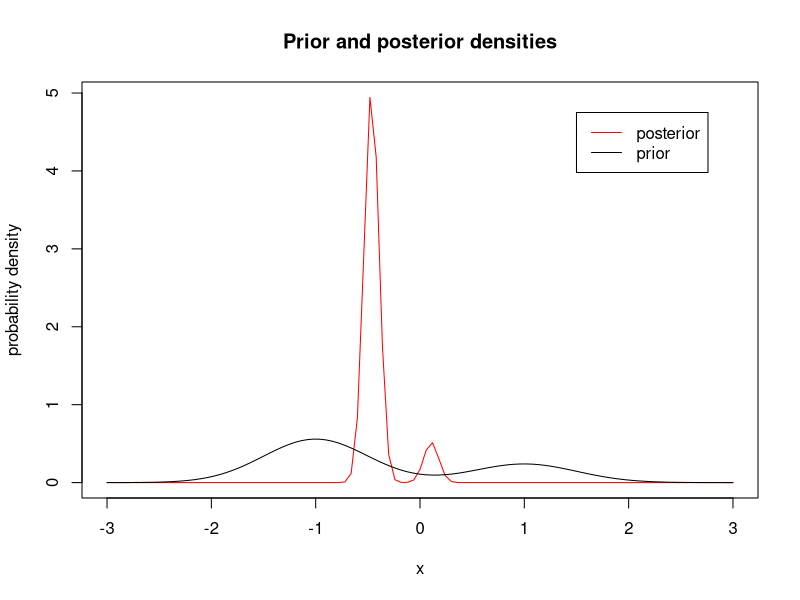

Reproduce this figure in R.
## ---- chunk 1
knitr::opts_chunk$set(echo = TRUE)
## ---- chunk 2
# set priors 
priorTau0 <- (0.5^2) # prior variance for 1 and 2
precision0 <- 1/priorTau0
priorMu1 <- 1
priorMu2 <- -1
precision1 <- 1 # known precision
variance <- 1 # known variance
n <- 10 # sample size
dataMean <- -0.25 # observed mean

lambda1 <- 0.3
lambda2 <- 1 - lambda1

# calculate posterior of the mean given data: \theta | y
(w <- (n/variance) / (precision0 + n/variance))
(postMu1 <- w * dataMean + (1 - w) * priorMu1) # mu_1
(postMu2 <- w * dataMean + (1 - w) * priorMu2) # mu_2

(postTau <- (priorTau0 * variance / n) / (priorTau0 + variance/n)) # tau_1^2 = tau_2^2

# calculate marginal probability of observed data
(marg1 <- dnorm(-0.25, mean = priorMu1, sd = sqrt(priorTau0 + variance/n)))
(marg2 <- dnorm(-0.25, mean = priorMu2, sd = sqrt(priorTau0 + variance/n)))
(marg <- lambda1 * marg1 + lambda2 * marg2)

# updated weights
(lambda1_new <- lambda1 * marg1 / marg)
(lambda2_new <- lambda2 * marg2 / marg)

## ---- chunk 3
# plot posteriro and prior
curve(lambda1_new * dnorm(x, mean = postMu1, sd = postTau) + lambda2_new * dnorm(x, mean = postMu2, sd = postTau), 
      xlim = c(-3,3), col = "red", ylab = "probability density", main = "Prior and posterior densities")
curve(lambda1 * dnorm(x, mean = priorMu1, sd = sqrt(priorTau0)) + lambda2 * dnorm(x, mean = priorMu2, sd = sqrt(priorTau0)), 
      xlim = c(-3,3), add = TRUE)
legend(x = 1.5, y = 4.75, legend = c("posterior", "prior"), col = c("red", "black"), lty = c(1,1))
## ---- chunk 4
knitr::knit_exit()
